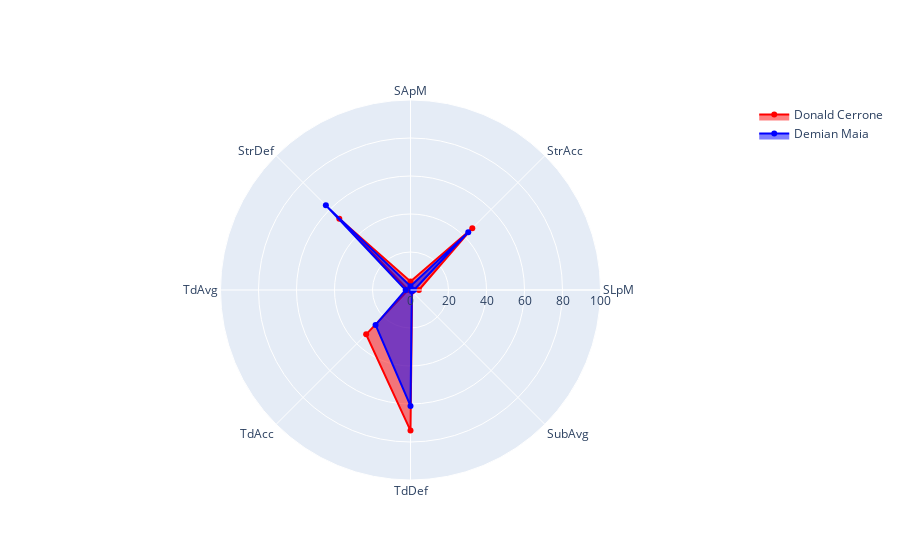

Notebook cell for this chart:
### Code cell
'''categorias = ['SLpM', 'StrAcc', 'SApM', 'StrDef', 'TdAvg', 'TdAcc', 'TdDef', 'SubAvg']
adelie2 = [10, 7, 5, 8, 6, 5, 9, 7]  # Estadísticas de Aalon Cruz
chinstrap2 = [8, 6, 8, 7, 5, 7, 6, 8]  # Estadísticas de Uros Medic

fig = go.Figure()

fig.add_trace(go.Scatterpolar(
    r=adelie2,
    theta=categorias,
    fill='toself',
    name='Donald Cerrone',
    line=dict(color='red'),  # Cambia el color de la línea del luchador 1 a rojo
    fillcolor='rgba(255, 0, 0, 0.5)'  # Establece el color de relleno (con transparencia) para el luchador 1
))

fig.add_trace(go.Scatterpolar(
    r=chinstrap2,
    theta=categorias,
    fill='toself',
    name='Demian Maia',
    line=dict(color='blue'),  # Cambia el color de la línea del luchador 2 a azul
    fillcolor='rgba(0, 0, 255, 0.5)'  # Establece el color de relleno (con transparencia) para el luchador 2
))

fig.update_layout(
    polar=dict(
        radialaxis=dict(
            visible=True,
            range=[0, 10]  # Ajusta el rango del eje radial según tus necesidades
        )
    )
)

fig.show()'''
categorias = ['SLpM', 'StrAcc', 'SApM', 'StrDef', 'TdAvg', 'TdAcc', 'TdDef', 'SubAvg']

# Reemplaza 'Nombre_del_Primer_Luchador' y 'Nombre_del_Segundo_Luchador' con los nombres de los luchadores que deseas comparar
luchador1_data = dfwinners_fights.loc['Donald Cerrone', categorias].tolist()
luchador2_data = dfwinners_fights.loc['Demian Maia', categorias].tolist()

fig = go.Figure()

fig.add_trace(go.Scatterpolar(
    r=luchador1_data,
    theta=categorias,
    fill='toself',
    name='Donald Cerrone',
    line=dict(color='red'),
    fillcolor='rgba(255, 0, 0, 0.5)'
))

fig.add_trace(go.Scatterpolar(
    r=luchador2_data,
    theta=categorias,
    fill='toself',
    name='Demian Maia',
    line=dict(color='blue'),
    fillcolor='rgba(0, 0, 255, 0.5)'
))

fig.update_layout(
    polar=dict(
        radialaxis=dict(
            visible=True,
            range=[0, 100]  # Ajusta el rango del eje radial según tus necesidades
        )
    )
)

fig.show()

### Figure 1 — Plotly figure (JSON) as saved in the notebook; plotly's stock layout.template omitted (floating-point values rounded to 4 significant figures)
{"data": [{"fill": "toself", "fillcolor": "rgba(255, 0, 0, 0.5)", "line": {"color": "red"}, "name": "Donald Cerrone", "r": [4.43, 46, 4.49, 53, 1.18, 33, 74, 1.2], "theta": ["SLpM", "StrAcc", "SApM", "StrDef", "TdAvg", "TdAcc", "TdDef", "SubAvg"], "type": "scatterpolar"}, {"fill": "toself", "fillcolor": "rgba(0, 0, 255, 0.5)", "line": {"color": "blue"}, "name": "Demian Maia", "r": [1.82, 43, 2.03, 63, 2.55, 26, 61, 1], "theta": ["SLpM", "StrAcc", "SApM", "StrDef", "TdAvg", "TdAcc", "TdDef", "SubAvg"], "type": "scatterpolar"}], "layout": {"polar": {"radialaxis": {"range": [0, 100], "visible": true}}}}
